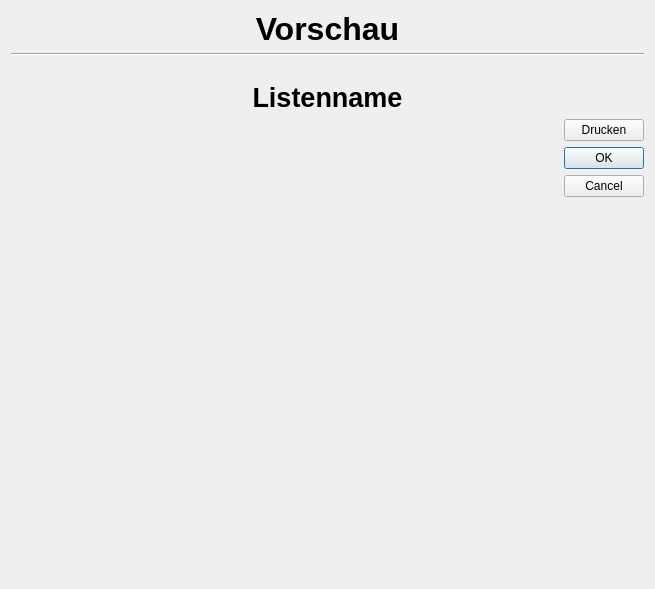
<?xml version="1.0" encoding="UTF-8"?>
<ui version="4.0">
 <class>Dialog</class>
 <widget class="QDialog" name="Dialog">
  <property name="geometry">
   <rect>
    <x>0</x>
    <y>0</y>
    <width>655</width>
    <height>589</height>
   </rect>
  </property>
  <property name="windowTitle">
   <string>Dialog</string>
  </property>
  <layout class="QGridLayout" name="gridLayout">
   <item row="1" column="0">
    <widget class="Line" name="line">
     <property name="orientation">
      <enum>Qt::Horizontal</enum>
     </property>
    </widget>
   </item>
   <item row="5" column="0">
    <layout class="QHBoxLayout" name="horizontalLayout">
     <item>
      <widget class="QTableWidget" name="table">
       <property name="styleSheet">
        <string notr="true">background:transparent;</string>
       </property>
       <property name="editTriggers">
        <set>QAbstractItemView::NoEditTriggers</set>
       </property>
      </widget>
     </item>
     <item>
      <layout class="QVBoxLayout" name="verticalLayout">
       <item>
        <widget class="QPushButton" name="printButton">
         <property name="text">
          <string>Drucken</string>
         </property>
        </widget>
       </item>
       <item>
        <widget class="QDialogButtonBox" name="buttonBox">
         <property name="orientation">
          <enum>Qt::Vertical</enum>
         </property>
         <property name="standardButtons">
          <set>QDialogButtonBox::Cancel|QDialogButtonBox::Ok</set>
         </property>
        </widget>
       </item>
      </layout>
     </item>
    </layout>
   </item>
   <item row="3" column="0">
    <widget class="QLabel" name="title">
     <property name="font">
      <font>
       <pointsize>20</pointsize>
       <weight>75</weight>
       <bold>true</bold>
      </font>
     </property>
     <property name="text">
      <string>Listenname</string>
     </property>
     <property name="alignment">
      <set>Qt::AlignCenter</set>
     </property>
    </widget>
   </item>
   <item row="0" column="0">
    <widget class="QLabel" name="label">
     <property name="font">
      <font>
       <pointsize>24</pointsize>
       <weight>75</weight>
       <bold>true</bold>
      </font>
     </property>
     <property name="text">
      <string>Vorschau</string>
     </property>
     <property name="alignment">
      <set>Qt::AlignCenter</set>
     </property>
    </widget>
   </item>
   <item row="2" column="0">
    <spacer name="horizontalSpacer">
     <property name="orientation">
      <enum>Qt::Horizontal</enum>
     </property>
     <property name="sizeHint" stdset="0">
      <size>
       <width>40</width>
       <height>20</height>
      </size>
     </property>
    </spacer>
   </item>
  </layout>
 </widget>
 <resources/>
 <connections>
  <connection>
   <sender>buttonBox</sender>
   <signal>accepted()</signal>
   <receiver>Dialog</receiver>
   <slot>accept()</slot>
   <hints>
    <hint type="sourcelabel">
     <x>248</x>
     <y>254</y>
    </hint>
    <hint type="destinationlabel">
     <x>157</x>
     <y>274</y>
    </hint>
   </hints>
  </connection>
  <connection>
   <sender>buttonBox</sender>
   <signal>rejected()</signal>
   <receiver>Dialog</receiver>
   <slot>reject()</slot>
   <hints>
    <hint type="sourcelabel">
     <x>316</x>
     <y>260</y>
    </hint>
    <hint type="destinationlabel">
     <x>286</x>
     <y>274</y>
    </hint>
   </hints>
  </connection>
 </connections>
</ui>
